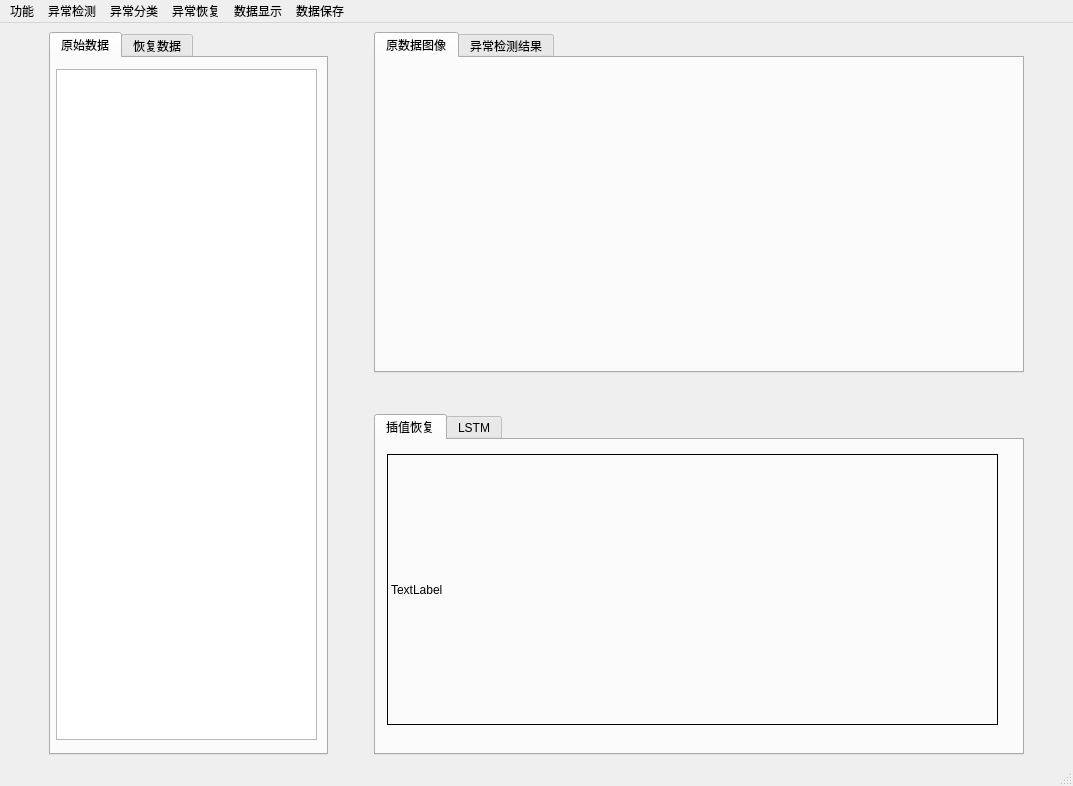
<?xml version="1.0" encoding="UTF-8"?>
<ui version="4.0">
 <class>MainWindow</class>
 <widget class="QMainWindow" name="MainWindow">
  <property name="geometry">
   <rect>
    <x>0</x>
    <y>0</y>
    <width>1073</width>
    <height>786</height>
   </rect>
  </property>
  <property name="windowTitle">
   <string>MainWindow</string>
  </property>
  <property name="styleSheet">
   <string notr="true"/>
  </property>
  <widget class="QWidget" name="centralwidget">
   <layout class="QFormLayout" name="formLayout">
    <item row="0" column="0" colspan="2">
     <layout class="QHBoxLayout" name="horizontalLayout" stretch="0,3,0,7,0">
      <item>
       <spacer name="horizontalSpacer_2">
        <property name="orientation">
         <enum>Qt::Horizontal</enum>
        </property>
        <property name="sizeHint" stdset="0">
         <size>
          <width>40</width>
          <height>20</height>
         </size>
        </property>
       </spacer>
      </item>
      <item>
       <widget class="QTabWidget" name="tabWidget">
        <property name="currentIndex">
         <number>0</number>
        </property>
        <widget class="QWidget" name="tab">
         <attribute name="title">
          <string>原始数据</string>
         </attribute>
         <widget class="QTableView" name="tableView">
          <property name="geometry">
           <rect>
            <x>5</x>
            <y>11</y>
            <width>261</width>
            <height>671</height>
           </rect>
          </property>
         </widget>
        </widget>
        <widget class="QWidget" name="tab_2">
         <attribute name="title">
          <string>恢复数据</string>
         </attribute>
         <widget class="QTableView" name="tableView_2">
          <property name="geometry">
           <rect>
            <x>5</x>
            <y>11</y>
            <width>261</width>
            <height>671</height>
           </rect>
          </property>
         </widget>
        </widget>
       </widget>
      </item>
      <item>
       <spacer name="horizontalSpacer">
        <property name="orientation">
         <enum>Qt::Horizontal</enum>
        </property>
        <property name="sizeHint" stdset="0">
         <size>
          <width>40</width>
          <height>20</height>
         </size>
        </property>
       </spacer>
      </item>
      <item>
       <layout class="QVBoxLayout" name="verticalLayout" stretch="10,1,10">
        <item>
         <widget class="QTabWidget" name="tabWidget_2">
          <property name="currentIndex">
           <number>0</number>
          </property>
          <widget class="QWidget" name="tab_3">
           <attribute name="title">
            <string>原数据图像</string>
           </attribute>
           <widget class="QCustomPlot" name="QCustomPlot" native="true">
            <property name="geometry">
             <rect>
              <x>9</x>
              <y>9</y>
              <width>611</width>
              <height>281</height>
             </rect>
            </property>
           </widget>
          </widget>
          <widget class="QWidget" name="tab_4">
           <attribute name="title">
            <string>异常检测结果</string>
           </attribute>
           <widget class="QLabel" name="label">
            <property name="geometry">
             <rect>
              <x>11</x>
              <y>14</y>
              <width>611</width>
              <height>271</height>
             </rect>
            </property>
            <property name="styleSheet">
             <string notr="true">border:1px solid;</string>
            </property>
            <property name="text">
             <string>TextLabel</string>
            </property>
           </widget>
          </widget>
         </widget>
        </item>
        <item>
         <spacer name="verticalSpacer">
          <property name="orientation">
           <enum>Qt::Vertical</enum>
          </property>
          <property name="sizeHint" stdset="0">
           <size>
            <width>188</width>
            <height>20</height>
           </size>
          </property>
         </spacer>
        </item>
        <item>
         <widget class="QTabWidget" name="tabWidget_3">
          <property name="currentIndex">
           <number>0</number>
          </property>
          <widget class="QWidget" name="tab_5">
           <attribute name="title">
            <string>插值恢复</string>
           </attribute>
           <widget class="QLabel" name="label_3">
            <property name="geometry">
             <rect>
              <x>11</x>
              <y>14</y>
              <width>611</width>
              <height>271</height>
             </rect>
            </property>
            <property name="styleSheet">
             <string notr="true">border:1px solid;</string>
            </property>
            <property name="text">
             <string>TextLabel</string>
            </property>
           </widget>
          </widget>
          <widget class="QWidget" name="tab_6">
           <attribute name="title">
            <string>LSTM</string>
           </attribute>
           <widget class="QLabel" name="label_4">
            <property name="geometry">
             <rect>
              <x>11</x>
              <y>14</y>
              <width>611</width>
              <height>271</height>
             </rect>
            </property>
            <property name="styleSheet">
             <string notr="true">border:1px solid;</string>
            </property>
            <property name="text">
             <string/>
            </property>
           </widget>
          </widget>
         </widget>
        </item>
       </layout>
      </item>
      <item>
       <spacer name="horizontalSpacer_3">
        <property name="orientation">
         <enum>Qt::Horizontal</enum>
        </property>
        <property name="sizeHint" stdset="0">
         <size>
          <width>40</width>
          <height>20</height>
         </size>
        </property>
       </spacer>
      </item>
     </layout>
    </item>
   </layout>
  </widget>
  <widget class="QMenuBar" name="menubar">
   <property name="geometry">
    <rect>
     <x>0</x>
     <y>0</y>
     <width>1073</width>
     <height>26</height>
    </rect>
   </property>
   <widget class="QMenu" name="menu">
    <property name="title">
     <string>功能</string>
    </property>
    <widget class="QMenu" name="menuInput_Data_2">
     <property name="title">
      <string>Input Data</string>
     </property>
     <widget class="QMenu" name="menuCHINA">
      <property name="title">
       <string>CHINA</string>
      </property>
      <addaction name="actionSLS01_2"/>
      <addaction name="actionSLS02_2"/>
      <addaction name="actionSLS03_3"/>
      <addaction name="actionSLS04_2"/>
      <addaction name="actionSLS05_2"/>
      <addaction name="actionSLS06_2"/>
      <addaction name="actionSLS07_2"/>
      <addaction name="actionSLS08_2"/>
      <addaction name="actionSLS09_2"/>
      <addaction name="actionSLS10_2"/>
      <addaction name="actionSLS11_2"/>
      <addaction name="actionSLS12_2"/>
      <addaction name="actionSLS13_2"/>
      <addaction name="actionSLS14_2"/>
      <addaction name="actionSLS15_2"/>
      <addaction name="actionSLS16_2"/>
      <addaction name="actionSLS17_2"/>
      <addaction name="actionSLS18_2"/>
      <addaction name="actionSLS19_2"/>
      <addaction name="actionSLS20_2"/>
      <addaction name="actionSLS21_2"/>
      <addaction name="actionSLS22_2"/>
      <addaction name="actionSLS23_2"/>
      <addaction name="actionSLS24_2"/>
     </widget>
     <widget class="QMenu" name="menuRUSSIA">
      <property name="title">
       <string>RUSSIA</string>
      </property>
      <addaction name="actionSLX01_2"/>
      <addaction name="actionSLX02_2"/>
      <addaction name="actionSLX03_2"/>
      <addaction name="actionSLX04_2"/>
      <addaction name="actionSLX05_2"/>
      <addaction name="actionSLX06_2"/>
      <addaction name="actionSLX07_2"/>
      <addaction name="actionSLX08_2"/>
      <addaction name="actionSLX09_2"/>
      <addaction name="actionSLX10_2"/>
      <addaction name="actionSLX11_2"/>
      <addaction name="actionSLX12_2"/>
      <addaction name="actionSLX13_2"/>
      <addaction name="actionSLX14_2"/>
      <addaction name="actionSLX15_2"/>
      <addaction name="actionSLX16_2"/>
      <addaction name="actionSLX17_2"/>
      <addaction name="actionSLX18_2"/>
      <addaction name="actionSLX19_2"/>
      <addaction name="actionSLX20_2"/>
      <addaction name="actionSLX21_2"/>
      <addaction name="actionSLX22_2"/>
      <addaction name="actionSLX23_2"/>
      <addaction name="actionSLX24_2"/>
     </widget>
     <addaction name="menuCHINA"/>
     <addaction name="menuRUSSIA"/>
    </widget>
    <addaction name="actionLoad_Data"/>
    <addaction name="separator"/>
    <addaction name="menuInput_Data_2"/>
   </widget>
   <widget class="QMenu" name="menu_2">
    <property name="title">
     <string>异常检测</string>
    </property>
    <addaction name="actionJY_error"/>
    <addaction name="action3sigma"/>
    <addaction name="actionbox_plot"/>
    <addaction name="actioniso_for"/>
    <addaction name="actionk_means"/>
    <addaction name="actionSVM"/>
   </widget>
   <widget class="QMenu" name="menu_3">
    <property name="title">
     <string>异常分类</string>
    </property>
    <addaction name="actionCNN"/>
   </widget>
   <widget class="QMenu" name="menu_4">
    <property name="title">
     <string>异常恢复</string>
    </property>
    <addaction name="actionInsert"/>
    <addaction name="actionLSTM"/>
   </widget>
   <widget class="QMenu" name="menu_5">
    <property name="title">
     <string>数据显示</string>
    </property>
    <addaction name="actionOriginal_Data_2"/>
    <addaction name="actionDetected_Data"/>
    <addaction name="actionReatored_Data"/>
   </widget>
   <widget class="QMenu" name="menu_6">
    <property name="title">
     <string>数据保存</string>
    </property>
    <addaction name="action1D_data"/>
    <addaction name="action2D_Figure"/>
   </widget>
   <addaction name="menu"/>
   <addaction name="menu_2"/>
   <addaction name="menu_3"/>
   <addaction name="menu_4"/>
   <addaction name="menu_5"/>
   <addaction name="menu_6"/>
  </widget>
  <widget class="QStatusBar" name="statusbar"/>
  <action name="action3sigma">
   <property name="text">
    <string>3-sigma</string>
   </property>
  </action>
  <action name="actionJY_error">
   <property name="text">
    <string>JY_error</string>
   </property>
  </action>
  <action name="actionbox_plot">
   <property name="text">
    <string>box_plot</string>
   </property>
  </action>
  <action name="actioniso_for">
   <property name="text">
    <string>iostation_forest</string>
   </property>
  </action>
  <action name="actionCNN">
   <property name="text">
    <string>CNN</string>
   </property>
  </action>
  <action name="actionInsert">
   <property name="text">
    <string>Insert</string>
   </property>
  </action>
  <action name="actionLSTM">
   <property name="text">
    <string>LSTM</string>
   </property>
  </action>
  <action name="actionReatored_Data">
   <property name="text">
    <string>Restored Data</string>
   </property>
  </action>
  <action name="action1D_data">
   <property name="text">
    <string>1D_data</string>
   </property>
  </action>
  <action name="action2D_Figure">
   <property name="text">
    <string>2D_Figure</string>
   </property>
  </action>
  <action name="actionFeb">
   <property name="text">
    <string>Feb</string>
   </property>
  </action>
  <action name="actionMar">
   <property name="text">
    <string>Mar</string>
   </property>
  </action>
  <action name="actionApr">
   <property name="text">
    <string>Apr</string>
   </property>
  </action>
  <action name="actionMay">
   <property name="text">
    <string>May</string>
   </property>
  </action>
  <action name="actionJune">
   <property name="text">
    <string>June</string>
   </property>
  </action>
  <action name="actionJuly">
   <property name="text">
    <string>July</string>
   </property>
  </action>
  <action name="actionAug">
   <property name="text">
    <string>Aug</string>
   </property>
  </action>
  <action name="actionep">
   <property name="text">
    <string>Sep</string>
   </property>
  </action>
  <action name="actionOct">
   <property name="text">
    <string>Oct</string>
   </property>
  </action>
  <action name="actionNov">
   <property name="text">
    <string>Nov</string>
   </property>
  </action>
  <action name="actionDec">
   <property name="text">
    <string>Dec</string>
   </property>
  </action>
  <action name="actionCHINA">
   <property name="text">
    <string>CHINA</string>
   </property>
  </action>
  <action name="actionRUSS">
   <property name="text">
    <string>RUSS</string>
   </property>
  </action>
  <action name="actionSLS03">
   <property name="text">
    <string>SLS03</string>
   </property>
  </action>
  <action name="actionOriginal_Data_2">
   <property name="text">
    <string>Original Data</string>
   </property>
  </action>
  <action name="actionSLS01_3">
   <property name="text">
    <string>SLS01</string>
   </property>
  </action>
  <action name="actionSLS02">
   <property name="text">
    <string>SLS02</string>
   </property>
  </action>
  <action name="actionSLS03_2">
   <property name="text">
    <string>SLS03</string>
   </property>
  </action>
  <action name="actionSLS04">
   <property name="text">
    <string>SLS04</string>
   </property>
  </action>
  <action name="actionSLS05">
   <property name="text">
    <string>SLS05</string>
   </property>
  </action>
  <action name="actionSLS06">
   <property name="text">
    <string>SLS06</string>
   </property>
  </action>
  <action name="actionSLS07">
   <property name="text">
    <string>SLS07</string>
   </property>
  </action>
  <action name="actionSLS08">
   <property name="text">
    <string>SLS08</string>
   </property>
  </action>
  <action name="actionSLS09">
   <property name="text">
    <string>SLS09</string>
   </property>
  </action>
  <action name="actionSLS10">
   <property name="text">
    <string>SLS10</string>
   </property>
  </action>
  <action name="actionSLS11">
   <property name="text">
    <string>SLS11</string>
   </property>
  </action>
  <action name="actionSLS12">
   <property name="text">
    <string>SLS12</string>
   </property>
  </action>
  <action name="actionSLS13">
   <property name="text">
    <string>SLS13</string>
   </property>
  </action>
  <action name="actionSLS14">
   <property name="text">
    <string>SLS14</string>
   </property>
  </action>
  <action name="actionSLS15">
   <property name="text">
    <string>SLS15</string>
   </property>
  </action>
  <action name="actionSLS16">
   <property name="text">
    <string>SLS16</string>
   </property>
  </action>
  <action name="actionSLS17">
   <property name="text">
    <string>SLS17</string>
   </property>
  </action>
  <action name="actionSLS18">
   <property name="text">
    <string>SLS18</string>
   </property>
  </action>
  <action name="actionSLS19">
   <property name="text">
    <string>SLS19</string>
   </property>
  </action>
  <action name="actionSLS20">
   <property name="text">
    <string>SLS20</string>
   </property>
  </action>
  <action name="actionSLS21">
   <property name="text">
    <string>SLS21</string>
   </property>
  </action>
  <action name="actionSLS22">
   <property name="text">
    <string>SLS22</string>
   </property>
  </action>
  <action name="actionSLS23">
   <property name="text">
    <string>SLS23</string>
   </property>
  </action>
  <action name="actionSLS24">
   <property name="text">
    <string>SLS24</string>
   </property>
  </action>
  <action name="actionSLX01">
   <property name="text">
    <string>SLX01</string>
   </property>
  </action>
  <action name="actionSLX02">
   <property name="text">
    <string>SLX02</string>
   </property>
  </action>
  <action name="actionSLX03">
   <property name="text">
    <string>SLX03</string>
   </property>
  </action>
  <action name="actionSLX04">
   <property name="text">
    <string>SLX04</string>
   </property>
  </action>
  <action name="actionSLX05">
   <property name="text">
    <string>SLX05</string>
   </property>
  </action>
  <action name="actionSLX06">
   <property name="text">
    <string>SLX06</string>
   </property>
  </action>
  <action name="actionSLX07">
   <property name="text">
    <string>SLX07</string>
   </property>
  </action>
  <action name="actionSLX08">
   <property name="text">
    <string>SLX08</string>
   </property>
  </action>
  <action name="actionSLX09">
   <property name="text">
    <string>SLX09</string>
   </property>
  </action>
  <action name="actionSLX10">
   <property name="text">
    <string>SLX10</string>
   </property>
  </action>
  <action name="actionSLX11">
   <property name="text">
    <string>SLX11</string>
   </property>
  </action>
  <action name="actionSLX12">
   <property name="text">
    <string>SLX12</string>
   </property>
  </action>
  <action name="actionSLX13">
   <property name="text">
    <string>SLX13</string>
   </property>
  </action>
  <action name="actionSLX14">
   <property name="text">
    <string>SLX14</string>
   </property>
  </action>
  <action name="actionSLX15">
   <property name="text">
    <string>SLX15</string>
   </property>
  </action>
  <action name="actionSLX16">
   <property name="text">
    <string>SLX16</string>
   </property>
  </action>
  <action name="actionSLX17">
   <property name="text">
    <string>SLX17</string>
   </property>
  </action>
  <action name="actionSLX18">
   <property name="text">
    <string>SLX18</string>
   </property>
  </action>
  <action name="actionSLX19">
   <property name="text">
    <string>SLX19</string>
   </property>
  </action>
  <action name="actionSLX20">
   <property name="text">
    <string>SLX20</string>
   </property>
  </action>
  <action name="actionSLX21">
   <property name="text">
    <string>SLX21</string>
   </property>
  </action>
  <action name="actionSLX22">
   <property name="text">
    <string>SLX22</string>
   </property>
  </action>
  <action name="actionSLX23">
   <property name="text">
    <string>SLX23</string>
   </property>
  </action>
  <action name="actionSXL24">
   <property name="text">
    <string>SXL24</string>
   </property>
  </action>
  <action name="actionSLS01">
   <property name="text">
    <string>SLS01</string>
   </property>
  </action>
  <action name="actionLoad_Data">
   <property name="text">
    <string>Load Data</string>
   </property>
  </action>
  <action name="actionSLS01_2">
   <property name="checkable">
    <bool>false</bool>
   </property>
   <property name="text">
    <string>SLS01</string>
   </property>
  </action>
  <action name="actionSLS02_2">
   <property name="text">
    <string>SLS02</string>
   </property>
  </action>
  <action name="actionSLS03_3">
   <property name="text">
    <string>SLS03</string>
   </property>
  </action>
  <action name="actionSLS04_2">
   <property name="text">
    <string>SLS04</string>
   </property>
  </action>
  <action name="actionSLS05_2">
   <property name="text">
    <string>SLS05</string>
   </property>
  </action>
  <action name="actionSLS06_2">
   <property name="text">
    <string>SLS06</string>
   </property>
  </action>
  <action name="actionSLS07_2">
   <property name="text">
    <string>SLS07</string>
   </property>
  </action>
  <action name="actionSLS08_2">
   <property name="text">
    <string>SLS08</string>
   </property>
  </action>
  <action name="actionSLS09_2">
   <property name="text">
    <string>SLS09</string>
   </property>
  </action>
  <action name="actionSLS10_2">
   <property name="text">
    <string>SLS10</string>
   </property>
  </action>
  <action name="actionSLS11_2">
   <property name="text">
    <string>SLS11</string>
   </property>
  </action>
  <action name="actionSLS12_2">
   <property name="text">
    <string>SLS12</string>
   </property>
  </action>
  <action name="actionSLS13_2">
   <property name="text">
    <string>SLS13</string>
   </property>
  </action>
  <action name="actionSLS14_2">
   <property name="text">
    <string>SLS14</string>
   </property>
  </action>
  <action name="actionSLS15_2">
   <property name="text">
    <string>SLS15</string>
   </property>
  </action>
  <action name="actionSLS16_2">
   <property name="text">
    <string>SLS16</string>
   </property>
  </action>
  <action name="actionSLS17_2">
   <property name="text">
    <string>SLS17</string>
   </property>
  </action>
  <action name="actionSLS18_2">
   <property name="text">
    <string>SLS18</string>
   </property>
  </action>
  <action name="actionSLS19_2">
   <property name="text">
    <string>SLS19</string>
   </property>
  </action>
  <action name="actionSLS20_2">
   <property name="text">
    <string>SLS20</string>
   </property>
  </action>
  <action name="actionSLS21_2">
   <property name="text">
    <string>SLS21</string>
   </property>
  </action>
  <action name="actionSLS22_2">
   <property name="text">
    <string>SLS22</string>
   </property>
  </action>
  <action name="actionSLS23_2">
   <property name="text">
    <string>SLS23</string>
   </property>
  </action>
  <action name="actionSLS24_2">
   <property name="text">
    <string>SLS24</string>
   </property>
  </action>
  <action name="actionSLX01_2">
   <property name="text">
    <string>SLX01</string>
   </property>
  </action>
  <action name="actionSLX02_2">
   <property name="text">
    <string>SLX02</string>
   </property>
  </action>
  <action name="actionSLX03_2">
   <property name="text">
    <string>SLX03</string>
   </property>
  </action>
  <action name="actionSLX04_2">
   <property name="text">
    <string>SLX04</string>
   </property>
  </action>
  <action name="actionSLX05_2">
   <property name="text">
    <string>SLX05</string>
   </property>
  </action>
  <action name="actionSLX06_2">
   <property name="text">
    <string>SLX06</string>
   </property>
  </action>
  <action name="actionSLX07_2">
   <property name="text">
    <string>SLX07</string>
   </property>
  </action>
  <action name="actionSLX08_2">
   <property name="text">
    <string>SLX08</string>
   </property>
  </action>
  <action name="actionSLX09_2">
   <property name="text">
    <string>SLX09</string>
   </property>
  </action>
  <action name="actionSLX10_2">
   <property name="text">
    <string>SLX10</string>
   </property>
  </action>
  <action name="actionSLX11_2">
   <property name="text">
    <string>SLX11</string>
   </property>
  </action>
  <action name="actionSLX12_2">
   <property name="text">
    <string>SLX12</string>
   </property>
  </action>
  <action name="actionSLX13_2">
   <property name="text">
    <string>SLX13</string>
   </property>
  </action>
  <action name="actionSLX14_2">
   <property name="text">
    <string>SLX14</string>
   </property>
  </action>
  <action name="actionSLX15_2">
   <property name="text">
    <string>SLX15</string>
   </property>
  </action>
  <action name="actionSLX16_2">
   <property name="text">
    <string>SLX16</string>
   </property>
  </action>
  <action name="actionSLX17_2">
   <property name="text">
    <string>SLX17</string>
   </property>
  </action>
  <action name="actionSLX18_2">
   <property name="text">
    <string>SLX18</string>
   </property>
  </action>
  <action name="actionSLX19_2">
   <property name="text">
    <string>SLX19</string>
   </property>
  </action>
  <action name="actionSLX20_2">
   <property name="text">
    <string>SLX20</string>
   </property>
  </action>
  <action name="actionSLX21_2">
   <property name="text">
    <string>SLX21</string>
   </property>
  </action>
  <action name="actionSLX22_2">
   <property name="text">
    <string>SLX22</string>
   </property>
  </action>
  <action name="actionSLX23_2">
   <property name="text">
    <string>SLX23</string>
   </property>
  </action>
  <action name="actionSLX24_2">
   <property name="text">
    <string>SLX24</string>
   </property>
  </action>
  <action name="actionk_means">
   <property name="text">
    <string>k_means</string>
   </property>
  </action>
  <action name="actionSVM">
   <property name="text">
    <string>SVM</string>
   </property>
  </action>
  <action name="actionDetected_Data">
   <property name="text">
    <string>Detected Data</string>
   </property>
  </action>
 </widget>
 <customwidgets>
  <customwidget>
   <class>QCustomPlot</class>
   <extends>QWidget</extends>
   <header location="global">qcustomplot.h</header>
   <container>1</container>
  </customwidget>
 </customwidgets>
 <resources/>
 <connections/>
</ui>
